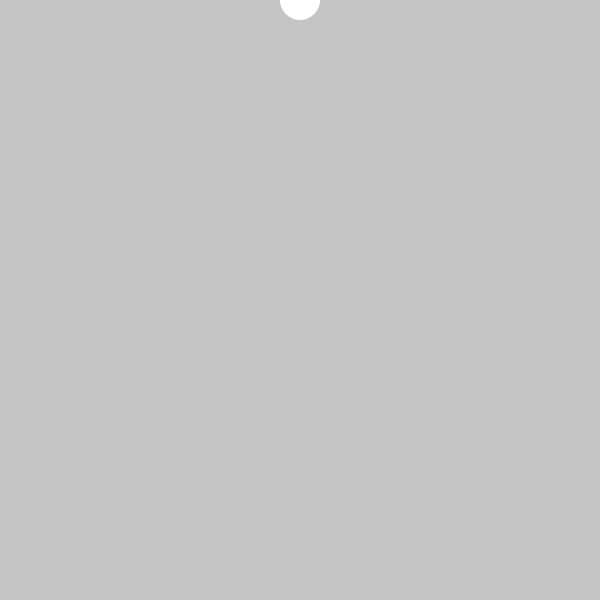
Frame 1 (no input)
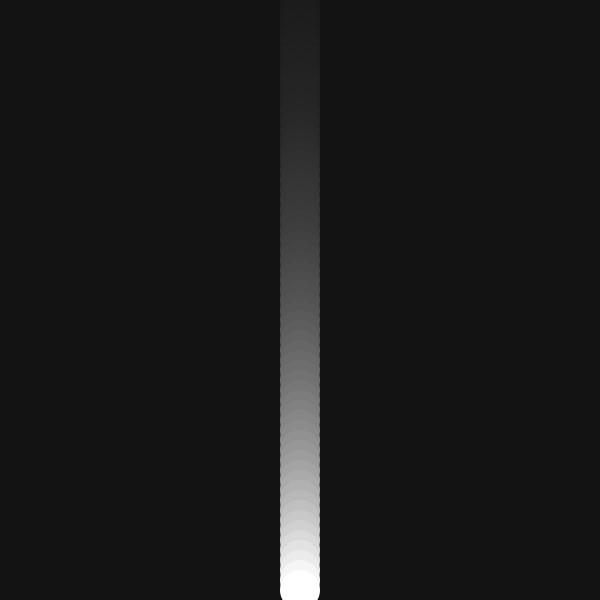
Frame 60 (the mouse pressed at the canvas centre just before this capture)
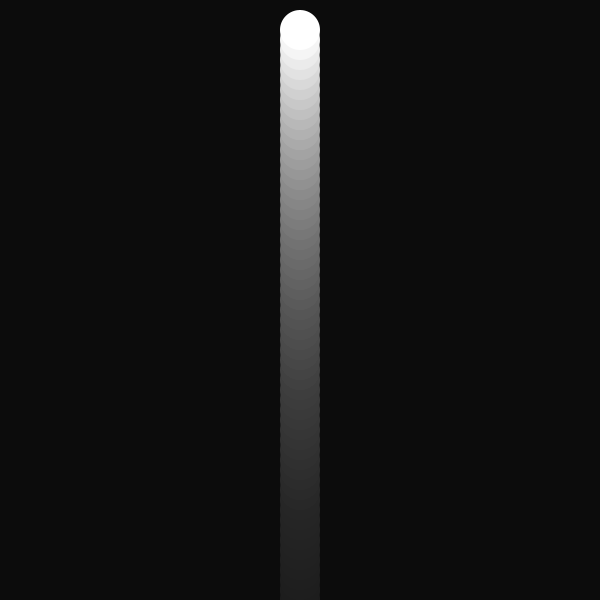
Frame 120 (the mouse held since frame 60 and released just before this capture)

The Processing sketch that drew these frames (run headless with seeded random() and noise(); from frame 60 on, the mouse is pressed at the canvas centre):

// Processing sketch: sketch_2_2_23
// ── sketch_2_2_23.pde
float _cy = 0.0;
float _cd = 10;

void setup()
{
  
  size(600,600);
}

void draw()
{
  noStroke();
  fill(0,0,0,10);
  rect(0,0,width,height);
  fill(255);
  circle(width/2,_cy,40);
  _cy = _cy + _cd;
  
  
    if(_cy > height || _cy < 0) 
  {
    _cd = _cd * (-1);
    
  }
  
}
